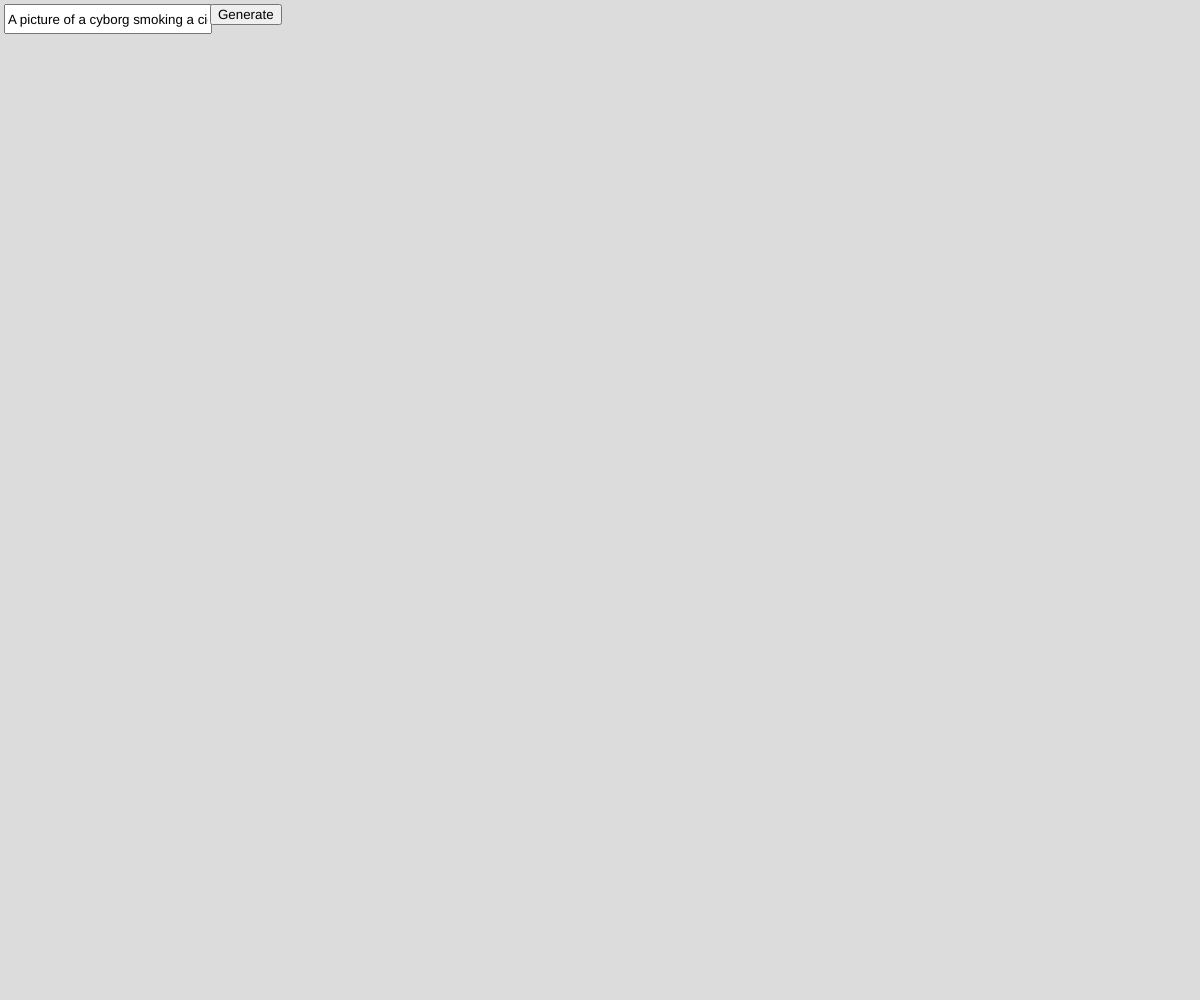
Frame 1 (no input)
Frame 60 (no input): identical to frame 1, image omitted
Frame 120 (the mouse pressed at the canvas centre since frame 60): identical to frame 1, image omitted

The p5.js sketch that drew this single still picture (run headless with seeded random() and noise() and a simulated clock; from frame 60 on, the mouse is pressed at the canvas centre):

// p5.js sketch
// ── sketch.js
let mInput;
let mButton;

function setup() {
  createCanvas(windowWidth, windowHeight);
  textSize(20);
  mInput = createInput("A picture of a cyborg smoking a cigarette in the 1940s");
  mInput.position(4, 4);
  mInput.size(200, 24);

  mButton = createButton("Generate");
  mButton.position(210, 4);
  mButton.mousePressed(runChat);
}

let mCaption = "";
function draw() {
  background(220);
  text(mCaption, 0, 200);
}

async function runChat() {
  // Add instruction to answer in Shakespearean English
  let shakespeareanInstruction = "Pray, answereth in the manner of Shakespeare: ";
  let mPrompt = {
    parts: [
      { text: shakespeareanInstruction + mInput.value() },
    ],
  };
  mCaption = await generateContent(mPrompt);
}
